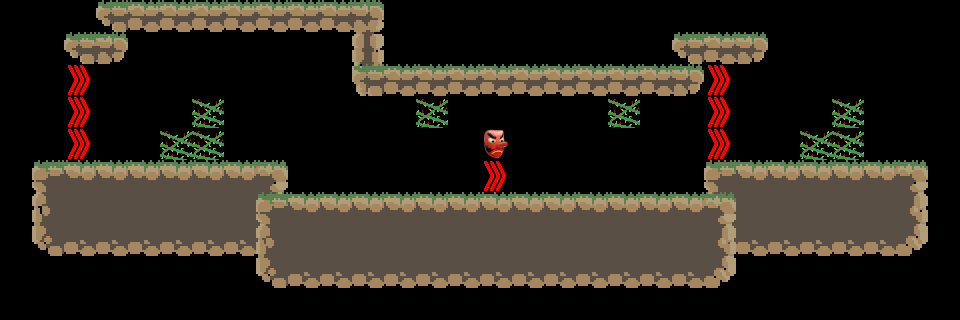

Tiled map render using the project's own tile images. Description and the whole map definition, tile-layer contents included, below:
An orthogonal 30x10 tile map with 32x32 px tiles, 6 tile layers (Background, Platforms, Enemies, Masks, ...), 4 tilesets.

<map version="1.2" tiledversion="1.2.3" orientation="orthogonal" renderorder="right-down" width="30" height="10" tilewidth="32" tileheight="32" infinite="0" nextlayerid="7" nextobjectid="1">
 <tileset firstgid="1" source="Masks.tsx" />
 <tileset firstgid="2" source="Powerups.tsx" />
 <tileset firstgid="3" source="Town.tsx" />
 <tileset firstgid="24" source="Enemies.tsx" />
 <layer id="3" name="Background" width="30" height="10">
  <data encoding="csv">
0,0,0,0,0,0,0,0,0,0,0,6,0,0,0,0,0,0,0,0,0,0,0,0,0,0,0,0,0,0,
0,0,0,0,0,0,0,0,0,0,0,0,0,0,0,0,0,0,0,0,0,0,0,0,0,0,0,0,0,0,
0,0,0,0,0,0,0,0,0,0,0,20,0,0,0,0,0,0,0,0,0,0,0,0,0,0,0,0,0,0,
0,0,0,0,0,0,0,0,0,0,0,0,0,0,0,0,0,0,0,0,0,0,0,0,0,0,0,0,0,0,
0,0,0,0,0,0,0,0,0,0,0,0,0,0,0,0,0,0,0,0,0,0,0,0,0,0,0,0,0,0,
0,0,0,0,0,0,0,0,0,0,0,0,0,0,0,0,0,0,0,0,0,0,0,0,0,0,0,0,0,0,
0,0,0,0,0,0,0,0,16,0,0,0,0,0,0,0,0,0,0,0,0,0,14,0,0,0,0,0,0,0,
0,0,0,0,0,0,0,0,23,0,0,0,0,0,0,0,0,0,0,0,0,0,21,0,0,0,0,0,0,0,
0,0,0,0,0,0,0,0,0,0,0,0,0,0,0,0,0,0,0,0,0,0,0,0,0,0,0,0,0,0,
0,0,0,0,0,0,0,0,0,0,0,0,0,0,0,0,0,0,0,0,0,0,0,0,0,0,0,0,0,0
</data>
 </layer>
 <layer id="1" name="Platforms" width="30" height="10">
  <data encoding="csv">
0,0,0,17,18,18,18,18,18,18,18,19,0,0,0,0,0,0,0,0,0,0,0,0,0,0,0,0,0,0,
0,0,17,19,0,0,0,0,0,0,0,13,0,0,0,0,0,0,0,0,0,17,18,19,0,0,0,0,0,0,
0,0,0,0,0,0,0,0,0,0,0,17,18,18,18,18,18,18,18,18,18,19,0,0,0,0,0,0,0,0,
0,0,0,0,0,0,0,0,0,0,0,0,0,0,0,0,0,0,0,0,0,0,0,0,0,0,0,0,0,0,
0,0,0,0,0,0,0,0,0,0,0,0,0,0,0,0,0,0,0,0,0,0,0,0,0,0,0,0,0,0,
0,7,8,8,8,8,8,8,9,0,0,0,0,0,0,0,0,0,0,0,0,0,7,8,8,8,8,8,9,0,
0,14,15,15,15,15,15,15,7,8,8,8,8,8,8,8,8,8,8,8,8,8,9,15,15,15,15,15,16,0,
0,21,22,22,22,22,22,22,14,15,15,15,15,15,15,15,15,15,15,15,15,15,16,22,22,22,22,22,23,0,
0,0,0,0,0,0,0,0,21,22,22,22,22,22,22,22,22,22,22,22,22,22,23,0,0,0,0,0,0,0,
0,0,0,0,0,0,0,0,0,0,0,0,0,0,0,0,0,0,0,0,0,0,0,0,0,0,0,0,0,0
</data>
 </layer>
 <layer id="6" name="Enemies" width="30" height="10">
  <data encoding="csv">
0,0,0,0,0,0,0,0,0,0,0,0,0,0,0,0,0,0,0,0,0,0,0,0,0,0,0,0,0,0,
0,0,0,0,0,0,0,0,0,0,0,0,0,0,0,0,0,0,0,0,0,0,0,0,0,0,0,0,0,0,
0,0,0,0,0,0,0,0,0,0,0,0,0,0,0,0,0,0,0,0,0,0,0,0,0,0,0,0,0,0,
0,0,0,0,0,0,25,0,0,0,0,0,0,25,0,0,0,0,0,25,0,0,0,0,0,0,25,0,0,0,
0,0,0,0,0,25,25,0,0,0,0,0,0,0,0,0,0,0,0,0,0,0,0,0,0,25,25,0,0,0,
0,0,0,0,0,0,0,0,0,0,0,0,0,0,0,0,0,0,0,0,0,0,0,0,0,0,0,0,0,0,
0,0,0,0,0,0,0,0,0,0,0,0,0,0,0,0,0,0,0,0,0,0,0,0,0,0,0,0,0,0,
0,0,0,0,0,0,0,0,0,0,0,0,0,0,0,0,0,0,0,0,0,0,0,0,0,0,0,0,0,0,
0,0,0,0,0,0,0,0,0,0,0,0,0,0,0,0,0,0,0,0,0,0,0,0,0,0,0,0,0,0,
0,0,0,0,0,0,0,0,0,0,0,0,0,0,0,0,0,0,0,0,0,0,0,0,0,0,0,0,0,0
</data>
 </layer>
 <layer id="2" name="Masks" width="30" height="10">
  <data encoding="csv">
0,0,0,0,0,0,0,0,0,0,0,0,0,0,0,0,0,0,0,0,0,0,0,0,0,0,0,0,0,0,
0,0,0,0,0,0,0,0,0,0,0,0,0,0,0,0,0,0,0,0,0,0,0,0,0,0,0,0,0,0,
0,0,0,0,0,0,0,0,0,0,0,0,0,0,0,0,0,0,0,0,0,0,0,0,0,0,0,0,0,0,
0,0,0,0,0,0,0,0,0,0,0,0,0,0,0,0,0,0,0,0,0,0,0,0,0,0,0,0,0,0,
0,0,0,0,0,0,0,0,0,0,0,0,0,0,0,1,0,0,0,0,0,0,0,0,0,0,0,0,0,0,
0,0,0,0,0,0,0,0,0,0,0,0,0,0,0,0,0,0,0,0,0,0,0,0,0,0,0,0,0,0,
0,0,0,0,0,0,0,0,0,0,0,0,0,0,0,0,0,0,0,0,0,0,0,0,0,0,0,0,0,0,
0,0,0,0,0,0,0,0,0,0,0,0,0,0,0,0,0,0,0,0,0,0,0,0,0,0,0,0,0,0,
0,0,0,0,0,0,0,0,0,0,0,0,0,0,0,0,0,0,0,0,0,0,0,0,0,0,0,0,0,0,
0,0,0,0,0,0,0,0,0,0,0,0,0,0,0,0,0,0,0,0,0,0,0,0,0,0,0,0,0,0
</data>
 </layer>
 <layer id="5" name="Powerups" width="30" height="10">
  <data encoding="csv">
0,0,0,0,0,0,0,0,0,0,0,0,0,0,0,0,0,0,0,0,0,0,0,0,0,0,0,0,0,0,
0,0,0,0,0,0,0,0,0,0,0,0,0,0,0,0,0,0,0,0,0,0,0,0,0,0,0,0,0,0,
0,0,2,0,0,0,0,0,0,0,0,0,0,0,0,0,0,0,0,0,0,0,2,0,0,0,0,0,0,0,
0,0,2,0,0,0,0,0,0,0,0,0,0,0,0,0,0,0,0,0,0,0,2,0,0,0,0,0,0,0,
0,0,2,0,0,0,0,0,0,0,0,0,0,0,0,0,0,0,0,0,0,0,2,0,0,0,0,0,0,0,
0,0,0,0,0,0,0,0,0,0,0,0,0,0,0,2,0,0,0,0,0,0,0,0,0,0,0,0,0,0,
0,0,0,0,0,0,0,0,0,0,0,0,0,0,0,0,0,0,0,0,0,0,0,0,0,0,0,0,0,0,
0,0,0,0,0,0,0,0,0,0,0,0,0,0,0,0,0,0,0,0,0,0,0,0,0,0,0,0,0,0,
0,0,0,0,0,0,0,0,0,0,0,0,0,0,0,0,0,0,0,0,0,0,0,0,0,0,0,0,0,0,
0,0,0,0,0,0,0,0,0,0,0,0,0,0,0,0,0,0,0,0,0,0,0,0,0,0,0,0,0,0
</data>
 </layer>
 <layer id="4" name="Objects" width="30" height="10">
  <data encoding="csv">
0,0,0,0,0,0,0,0,0,0,0,0,0,0,0,0,0,0,0,0,0,0,0,0,0,0,0,0,0,0,
0,0,0,0,0,0,0,0,0,0,0,0,0,0,0,0,0,0,0,0,0,0,0,0,0,0,0,0,0,0,
0,0,0,0,0,0,0,0,0,0,0,0,0,0,0,0,0,0,0,0,0,0,0,0,0,0,0,0,0,0,
0,0,0,0,0,0,0,0,0,0,0,0,0,0,0,0,0,0,0,0,0,0,0,0,0,0,0,0,0,0,
0,0,0,0,0,0,0,0,0,0,0,0,0,0,0,0,0,0,0,0,0,0,0,0,0,0,0,0,0,0,
0,0,0,0,0,0,0,0,0,0,0,0,0,0,0,0,0,0,0,0,0,0,0,0,0,0,0,0,0,0,
0,0,0,0,0,0,0,0,0,0,0,0,0,0,0,0,0,0,0,0,0,0,0,0,0,0,0,0,0,0,
0,0,0,0,0,0,0,0,0,0,0,0,0,0,0,0,0,0,0,0,0,0,0,0,0,0,0,0,0,0,
0,0,0,0,0,0,0,0,0,0,0,0,0,0,0,0,0,0,0,0,0,0,0,0,0,0,0,0,0,0,
0,0,0,0,0,0,0,0,0,0,0,0,0,0,0,0,0,0,0,0,0,0,0,0,0,0,0,0,0,0
</data>
 </layer>
</map>
